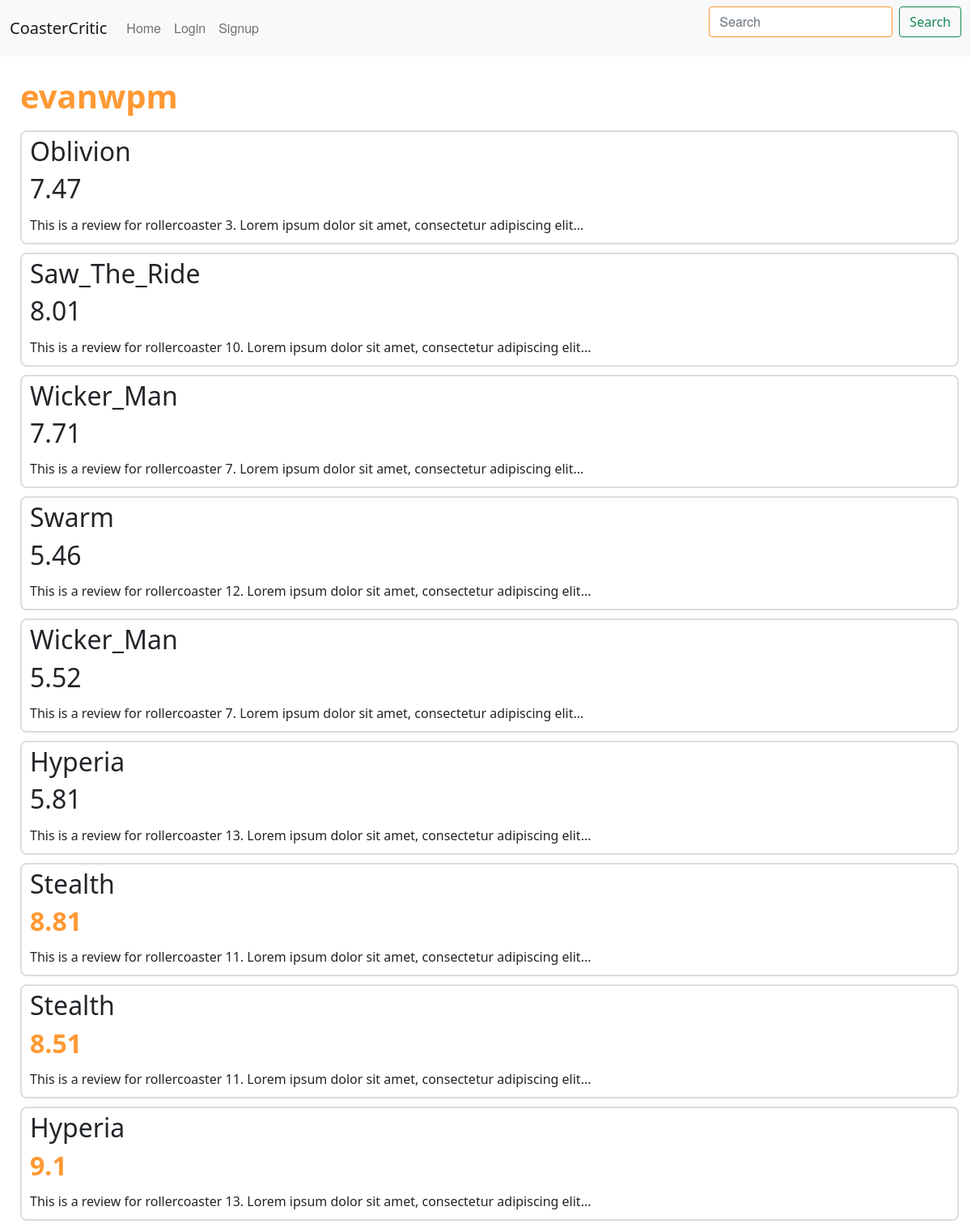
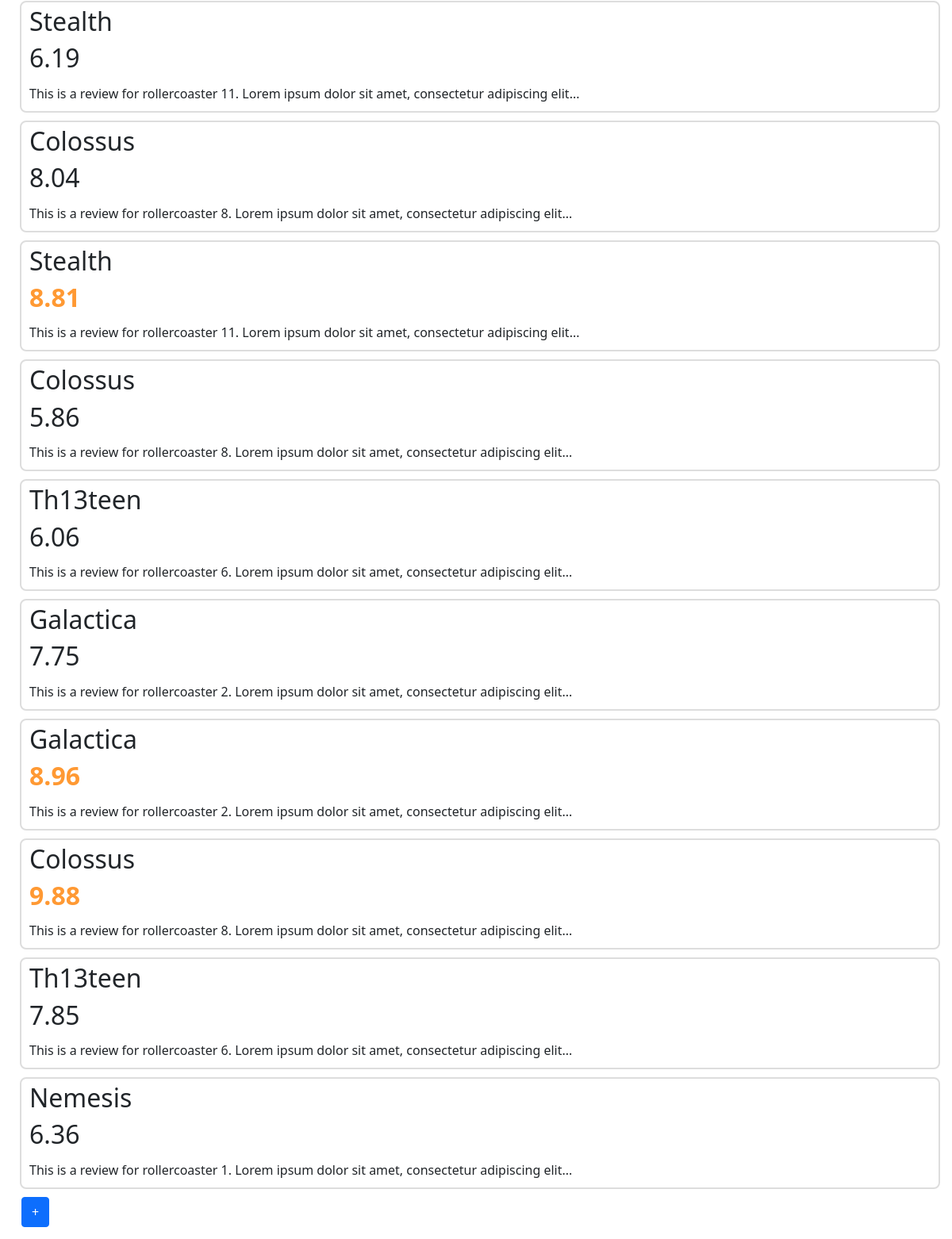
The app's page /profile/1 with its own data (2 pictures, top to bottom).
### app/models.py (models this page shows)
class User(UserMixin, db.Model):
    id = db.Column(db.Integer, primary_key=True)
    password = db.Column(db.String(100))
    name = db.Column(db.String(100))

class Review(db.Model):
    id = db.Column(db.Integer, primary_key=True)
    user_id = db.Column(db.Integer, db.ForeignKey('user.id'), nullable=False)
    rollercoaster_id = db.Column(db.Integer, db.ForeignKey('rollercoaster.id'), nullable=False)
    rating = db.Column(db.Float)
    review_text = db.Column(db.String(400))

class Rollercoaster(db.Model):
    id = db.Column(db.Integer, primary_key=True)
    name = db.Column(db.String(100))
    year = db.Column(db.Integer)
    height = db.Column(db.Float)
    length = db.Column(db.Float)
    manufacturer = db.Column(db.String(100))
    model = db.Column(db.String(100))
    inversions = db.Column(db.Integer)
    speed = db.Column(db.Float)

### app/main.py (the view)
@main.route('/profile/<user_id>')
def view_profile(user_id):
    user = models.User.query.get(user_id)
    if user:
        db_query = (
            db.session.query(models.Review, models.Rollercoaster)
            .join(models.Rollercoaster, models.Review.rollercoaster_id == models.Rollercoaster.id)
            .filter(models.Review.user_id == user_id)
            .all()
        )
        return render_template('profile.html', user=user, reviews=db_query)
    else:
        return redirect(url_for('main.four_o_four'))

### app/templates/profile.html
{% extends "base.html" %}
{% block content %}
<div class="page_container_v" style="padding-left: 10px;">
  <h1 class="title" style="font-weight:bold; color: #FF9933;">
    {{ user.name }}
  </h1>
  {% for review in reviews %}
  <div class="review_entry review_container" onClick="open_review({{review[0].id}})">
    <h2 style="user-select: none;">{{review[1].name}}</h2>
    <div class="review_content">
      {% if review[0].rating > 8.5 %}
        <h2 style="user-select: none;" class="bold_rating">{{review[0].rating}}</h2>
        <md-block>{{ review[0].review_text[:100] }}..</md-block>
      {% else %}
        <h2>{{review[0].rating}}</h2>
        <md-block>{{ review[0].review_text[:100] }}..</md-block>
      {% endif %}
    </div>
  </div>
  {% endfor %}
  <div>
    <button style="margin-left: 2px;" type="button" class="btn btn-primary">+</button>
  </div>
</div>
{% endblock %}

### app/static/styles.css (style rules this page uses)
.page_container_v { display: flex; flex-direction: column; gap: 10px; padding-top: 10px; flex-grow: 1; margin: 15px; }
.review_entry { border: 2px solid #ddd; border-radius: 8px; padding: 10px; transition: background-color 0.3s, border-color 0.3s; }
.review_container { display: flex; flex-direction: column; gap: 5; padding-top: 5; flex-grow: 1; }
.review_content { display: flex; flex-direction: column; gap: 5px; }
.bold_rating { color: #FF9933; font-weight: bolder; }

### records on screen
User: name "evanwpm"
Review: name "Oblivion", rating "7.47", review_text "This is a review for rollercoaster 3. Lorem ipsum dolor sit amet, consectetur adipiscing elit."
Review: name "Saw_The_Ride", rating "8.01", review_text "This is a review for rollercoaster 10. Lorem ipsum dolor sit amet, consectetur adipiscing elit."
Review: name "Wicker_Man", rating "7.71", review_text "This is a review for rollercoaster 7. Lorem ipsum dolor sit amet, consectetur adipiscing elit."
Review: name "Swarm", rating "5.46", review_text "This is a review for rollercoaster 12. Lorem ipsum dolor sit amet, consectetur adipiscing elit."
Review: name "Wicker_Man", rating "5.52", review_text "This is a review for rollercoaster 7. Lorem ipsum dolor sit amet, consectetur adipiscing elit."
Review: name "Hyperia", rating "5.81", review_text "This is a review for rollercoaster 13. Lorem ipsum dolor sit amet, consectetur adipiscing elit."
Review: name "Stealth", rating "8.81", review_text "This is a review for rollercoaster 11. Lorem ipsum dolor sit amet, consectetur adipiscing elit."
Review: name "Stealth", rating "8.51", review_text "This is a review for rollercoaster 11. Lorem ipsum dolor sit amet, consectetur adipiscing elit."
Review: name "Hyperia", rating "9.1", review_text "This is a review for rollercoaster 13. Lorem ipsum dolor sit amet, consectetur adipiscing elit."
Review: name "Stealth", rating "6.19", review_text "This is a review for rollercoaster 11. Lorem ipsum dolor sit amet, consectetur adipiscing elit."
Review: name "Colossus", rating "8.04", review_text "This is a review for rollercoaster 8. Lorem ipsum dolor sit amet, consectetur adipiscing elit."
Review: name "Stealth", rating "8.81", review_text "This is a review for rollercoaster 11. Lorem ipsum dolor sit amet, consectetur adipiscing elit."
Review: name "Colossus", rating "5.86", review_text "This is a review for rollercoaster 8. Lorem ipsum dolor sit amet, consectetur adipiscing elit."
Review: name "Th13teen", rating "6.06", review_text "This is a review for rollercoaster 6. Lorem ipsum dolor sit amet, consectetur adipiscing elit."
Review: name "Galactica", rating "7.75", review_text "This is a review for rollercoaster 2. Lorem ipsum dolor sit amet, consectetur adipiscing elit."
Review: name "Galactica", rating "8.96", review_text "This is a review for rollercoaster 2. Lorem ipsum dolor sit amet, consectetur adipiscing elit."
Review: name "Colossus", rating "9.88", review_text "This is a review for rollercoaster 8. Lorem ipsum dolor sit amet, consectetur adipiscing elit."
Review: name "Th13teen", rating "7.85", review_text "This is a review for rollercoaster 6. Lorem ipsum dolor sit amet, consectetur adipiscing elit."
Review: name "Nemesis", rating "6.36", review_text "This is a review for rollercoaster 1. Lorem ipsum dolor sit amet, consectetur adipiscing elit."
